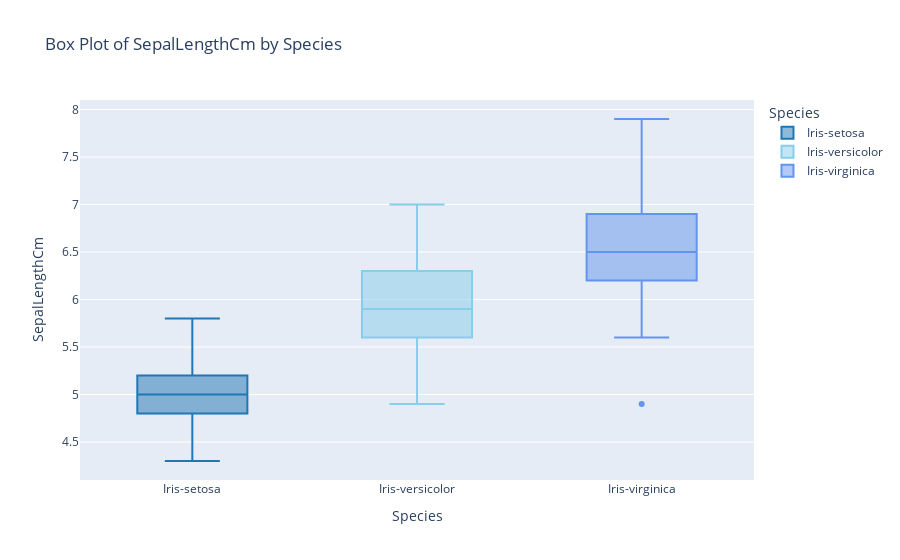

The cell this chart's notebook holds for it:
### Markdown cell above
### <span style='color:#074173'> <b>❓ SepalLengthCm vs Species</b> </span>

### Code cell
# Create a box plot to show the relationship between a numerical variable and a categorical variable
fig_boxplot = px.box(df, x="Species", y="SepalLengthCm", title="Box Plot of SepalLengthCm by Species",
                     color='Species',  # Set box color based on Species
                     color_discrete_sequence=custom_colors  # Custom color sequence
                    )

# Update layout
fig_boxplot.update_layout(xaxis_title="Species", yaxis_title="SepalLengthCm",)

# Show the box plot
fig_boxplot.show()

### Figure 1 — Plotly figure (JSON) as saved in the notebook; plotly's stock layout.template omitted (floating-point values rounded to 4 significant figures)
{"data": [{"alignmentgroup": "True", "hovertemplate": "Species=%{x}<br>SepalLengthCm=%{y}<extra></extra>", "legendgroup": "Iris-setosa", "marker": {"color": "#1f77b4"}, "name": "Iris-setosa", "notched": false, "offsetgroup": "Iris-setosa", "orientation": "v", "showlegend": true, "type": "box", "x": ["Iris-setosa", "Iris-setosa", "Iris-setosa", "Iris-setosa", "Iris-setosa", "Iris-setosa", "Iris-setosa", "Iris-setosa", "Iris-setosa", "Iris-setosa", "Iris-setosa", "Iris-setosa", "Iris-setosa", "Iris-setosa", "Iris-setosa", "Iris-setosa", "Iris-setosa", "Iris-setosa", "Iris-setosa", "Iris-setosa", "Iris-setosa", "Iris-setosa", "Iris-setosa", "Iris-setosa", "Iris-setosa", "Iris-setosa", "Iris-setosa", "Iris-setosa", "Iris-setosa", "Iris-setosa", "Iris-setosa", "Iris-setosa", "Iris-setosa", "Iris-setosa", "Iris-setosa", "Iris-setosa", "Iris-setosa", "Iris-setosa", "Iris-setosa", "Iris-setosa", "Iris-setosa", "Iris-setosa", "Iris-setosa", "Iris-setosa", "Iris-setosa", "Iris-setosa", "Iris-setosa", "Iris-setosa", "Iris-setosa", "Iris-setosa"], "x0": " ", "xaxis": "x", "y": [5.1, 4.9, 4.7, 4.6, 5, 5.4, 4.6, 5, 4.4, 4.9, 5.4, 4.8, 4.8, 4.3, 5.8, 5.7, 5.4, 5.1, 5.7, 5.1, 5.4, 5.1, 4.6, 5.1, 4.8, 5, 5, 5.2, 5.2, 4.7, 4.8, 5.4, 5.2, 5.5, 4.9, 5, 5.5, 4.9, 4.4, 5.1, 5, 4.5, 4.4, 5, 5.1, 4.8, 5.1, 4.6, 5.3, 5], "y0": " ", "yaxis": "y"}, {"alignmentgroup": "True", "hovertemplate": "Species=%{x}<br>SepalLengthCm=%{y}<extra></extra>", "legendgroup": "Iris-versicolor", "marker": {"color": "skyblue"}, "name": "Iris-versicolor", "notched": false, "offsetgroup": "Iris-versicolor", "orientation": "v", "showlegend": true, "type": "box", "x": ["Iris-versicolor", "Iris-versicolor", "Iris-versicolor", "Iris-versicolor", "Iris-versicolor", "Iris-versicolor", "Iris-versicolor", "Iris-versicolor", "Iris-versicolor", "Iris-versicolor", "Iris-versicolor", "Iris-versicolor", "Iris-versicolor", "Iris-versicolor", "Iris-versicolor", "Iris-versicolor", "Iris-versicolor", "Iris-versicolor", "Iris-versicolor", "Iris-versicolor", "Iris-versicolor", "Iris-versicolor", "Iris-versicolor", "Iris-versicolor", "Iris-versicolor", "Iris-versicolor", "Iris-versicolor", "Iris-versicolor", "Iris-versicolor", "Iris-versicolor", "Iris-versicolor", "Iris-versicolor", "Iris-versicolor", "Iris-versicolor", "Iris-versicolor", "Iris-versicolor", "Iris-versicolor", "Iris-versicolor", "Iris-versicolor", "Iris-versicolor", "Iris-versicolor", "Iris-versicolor", "Iris-versicolor", "Iris-versicolor", "Iris-versicolor", "Iris-versicolor", "Iris-versicolor", "Iris-versicolor", "Iris-versicolor", "Iris-versicolor"], "x0": " ", "xaxis": "x", "y": [7, 6.4, 6.9, 5.5, 6.5, 5.7, 6.3, 4.9, 6.6, 5.2, 5, 5.9, 6, 6.1, 5.6, 6.7, 5.6, 5.8, 6.2, 5.6, 5.9, 6.1, 6.3, 6.1, 6.4, 6.6, 6.8, 6.7, 6, 5.7, 5.5, 5.5, 5.8, 6, 5.4, 6, 6.7, 6.3, 5.6, 5.5, 5.5, 6.1, 5.8, 5, 5.6, 5.7, 5.7, 6.2, 5.1, 5.7], "y0": " ", "yaxis": "y"}, {"alignmentgroup": "True", "hovertemplate": "Species=%{x}<br>SepalLengthCm=%{y}<extra></extra>", "legendgroup": "Iris-virginica", "marker": {"color": "cornflowerblue"}, "name": "Iris-virginica", "notched": false, "offsetgroup": "Iris-virginica", "orientation": "v", "showlegend": true, "type": "box", "x": ["Iris-virginica", "Iris-virginica", "Iris-virginica", "Iris-virginica", "Iris-virginica", "Iris-virginica", "Iris-virginica", "Iris-virginica", "Iris-virginica", "Iris-virginica", "Iris-virginica", "Iris-virginica", "Iris-virginica", "Iris-virginica", "Iris-virginica", "Iris-virginica", "Iris-virginica", "Iris-virginica", "Iris-virginica", "Iris-virginica", "Iris-virginica", "Iris-virginica", "Iris-virginica", "Iris-virginica", "Iris-virginica", "Iris-virginica", "Iris-virginica", "Iris-virginica", "Iris-virginica", "Iris-virginica", "Iris-virginica", "Iris-virginica", "Iris-virginica", "Iris-virginica", "Iris-virginica", "Iris-virginica", "Iris-virginica", "Iris-virginica", "Iris-virginica", "Iris-virginica", "Iris-virginica", "Iris-virginica", "Iris-virginica", "Iris-virginica", "Iris-virginica", "Iris-virginica", "Iris-virginica", "Iris-virginica", "Iris-virginica", "Iris-virginica"], "x0": " ", "xaxis": "x", "y": [6.3, 5.8, 7.1, 6.3, 6.5, 7.6, 4.9, 7.3, 6.7, 7.2, 6.5, 6.4, 6.8, 5.7, 5.8, 6.4, 6.5, 7.7, 7.7, 6, 6.9, 5.6, 7.7, 6.3, 6.7, 7.2, 6.2, 6.1, 6.4, 7.2, 7.4, 7.9, 6.4, 6.3, 6.1, 7.7, 6.3, 6.4, 6, 6.9, 6.7, 6.9, 5.8, 6.8, 6.7, 6.7, 6.3, 6.5, 6.2, 5.9], "y0": " ", "yaxis": "y"}], "layout": {"boxmode": "overlay", "legend": {"title": {"text": "Species"}, "tracegroupgap": 0}, "title": {"text": "Box Plot of SepalLengthCm by Species"}, "xaxis": {"anchor": "y", "categoryarray": ["Iris-setosa", "Iris-versicolor", "Iris-virginica"], "categoryorder": "array", "domain": [0, 1], "title": {"text": "Species"}}, "yaxis": {"anchor": "x", "domain": [0, 1], "title": {"text": "SepalLengthCm"}}}}
